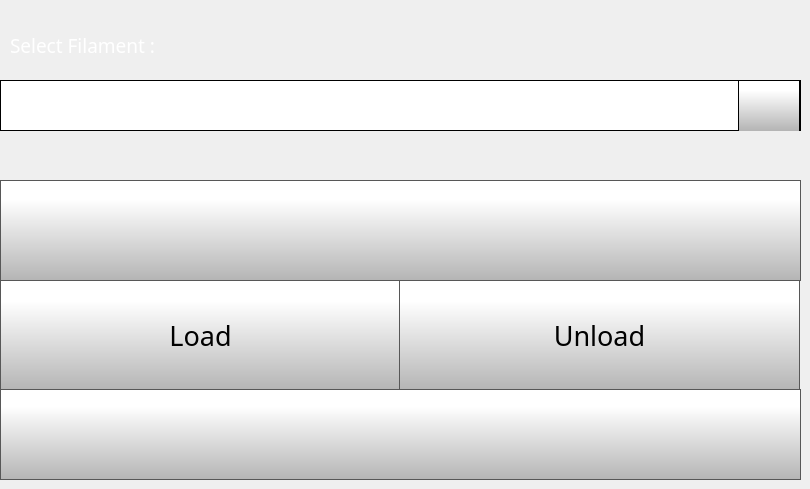
    <widget class="QWidget" name="changeFilamentPage">
     <widget class="QLabel" name="selectFilamentlabel">
      <property name="geometry">
       <rect>
        <x>10</x>
        <y>30</y>
        <width>381</width>
        <height>31</height>
       </rect>
      </property>
      <property name="font">
       <font>
        <family>Gotham Light</family>
        <pointsize>14</pointsize>
        <weight>50</weight>
        <bold>false</bold>
       </font>
      </property>
      <property name="styleSheet">
       <string notr="true">color: rgb(255, 255, 255);</string>
      </property>
      <property name="text">
       <string>Select Filament :</string>
      </property>
     </widget>
     <widget class="QComboBox" name="changeFilamentComboBox">
      <property name="geometry">
       <rect>
        <x>0</x>
        <y>80</y>
        <width>801</width>
        <height>51</height>
       </rect>
      </property>
      <property name="font">
       <font>
        <family>Gotham</family>
        <pointsize>24</pointsize>
       </font>
      </property>
      <property name="styleSheet">
       <string notr="true"> QScrollBar:vertical {
     border: 1px solid black;
border-radius: 5px;
	background-color: rgb(40,40,40);
     width: 80px;
     margin: 70px 0 70px 0;
 }
 QScrollBar::handle:vertical {
border-radius: 5px;
background: qlineargradient(spread:pad, x1:0, y1:1, x2:0, y2:0.188, stop:0 rgba(180, 180, 180, 255), stop:1 rgba(255, 255, 255, 255));
min-height: 20px;
 }
 QScrollBar::add-line:vertical {
     border: 1px solid black;
background: qlineargradient(spread:pad, x1:0, y1:1, x2:0, y2:0.188, stop:0 rgba(180, 180, 180, 255), stop:1 rgba(255, 255, 255, 255));
     height:65px;
border-radius: 5px;
     subcontrol-position: bottom;
     subcontrol-origin: margin;
 }

 QScrollBar::sub-line:vertical {
     border: 1px solid black;
background: qlineargradient(spread:pad, x1:0, y1:1, x2:0, y2:0.188, stop:0 rgba(180, 180, 180, 255), stop:1 rgba(255, 255, 255, 255));
     height: 65px;
border-radius: 5px;
     subcontrol-position: top;
     subcontrol-origin: margin;
 }

QScrollBar::up-arrow:vertical {
 image: url(./templates/img/arrows.png);
    width: 40px;
    height: 40px;
 padding: 5px;
 }
QScrollBar::down-arrow:vertical {
 image: url(./templates/img/arrows-5.png);
    width: 40px;
    height: 40px;
 padding: 5px;
 }

 QScrollBar::add-page:vertical, QScrollBar::sub-page:vertical {
     background: none;
 }

QComboBox {
border: 1px solid black;
    padding: 0px 18px 0px 3px;
    min-width: 6em;

}

QComboBox::item {
	color: rgb(0, 0, 0);
}

QComboBox:editable {
    background: white;
}

QComboBox:!editable, QComboBox::drop-down:editable {
background: white;
}

/* QComboBox gets the &quot;on&quot; state when the popup is open */
QComboBox:!editable:on, QComboBox::drop-down:editable:on {
background: white;
}


QComboBox::drop-down {
border-left: 1px solid black;
border-right: 1px solid black;
	background-color: qlineargradient(spread:pad, x1:0, y1:1, x2:0, y2:0.188, stop:0 rgba(180, 180, 180, 255), stop:1 rgba(255, 255, 255, 255));
    width: 60px;
     height: 50px;

}

QComboBox::down-arrow {

image: url(./templates/img/arrows-5.png);
width: 30px;
height: 30px;

}
</string>
      </property>
      <property name="editable">
       <bool>false</bool>
      </property>
      <property name="maxVisibleItems">
       <number>8</number>
      </property>
      <property name="iconSize">
       <size>
        <width>30</width>
        <height>30</height>
       </size>
      </property>
     </widget>
     <widget class="QPushButton" name="changeFilamentLoadButton">
      <property name="geometry">
       <rect>
        <x>0</x>
        <y>280</y>
        <width>401</width>
        <height>111</height>
       </rect>
      </property>
      <property name="font">
       <font>
        <family>Gotham</family>
        <pointsize>20</pointsize>
       </font>
      </property>
      <property name="styleSheet">
       <string notr="true">QPushButton {
     border: 1px solid rgb(87, 87, 87);
	background-color: qlineargradient(spread:pad, x1:0, y1:1, x2:0, y2:0.188, stop:0 rgba(180, 180, 180, 255), stop:1 rgba(255, 255, 255, 255));


}

QPushButton:pressed {
    background-color: qlineargradient(x1: 0, y1: 0, x2: 0, y2: 1,
                                      stop: 0 #dadbde, stop: 1 #f6f7fa);
}

QPushButton:flat {
    border: none; /* no border for a flat push button */
}

QPushButton:default {
    border-color: navy; /* make the default button prominent */
}

QPushButton:focus {
	outline: none;
}</string>
      </property>
      <property name="text">
       <string>Load</string>
      </property>
      <property name="icon">
       <iconset>
        <normaloff>templates/img/load.png</normaloff>templates/img/load.png</iconset>
      </property>
      <property name="iconSize">
       <size>
        <width>60</width>
        <height>60</height>
       </size>
      </property>
     </widget>
     <widget class="QPushButton" name="toolToggleChangeFilamentButton">
      <property name="geometry">
       <rect>
        <x>0</x>
        <y>180</y>
        <width>801</width>
        <height>101</height>
       </rect>
      </property>
      <property name="minimumSize">
       <size>
        <width>0</width>
        <height>0</height>
       </size>
      </property>
      <property name="font">
       <font>
        <family>Gotham</family>
        <pointsize>30</pointsize>
       </font>
      </property>
      <property name="styleSheet">
       <string notr="true">QPushButton {
     border: 1px solid rgb(87, 87, 87);
	background-color: qlineargradient(spread:pad, x1:0, y1:1, x2:0, y2:0.188, stop:0 rgba(180, 180, 180, 255), stop:1 rgba(255, 255, 255, 255));
}

QPushButton:pressed {
    background-color: qlineargradient(x1: 0, y1: 0, x2: 0, y2: 1,
                                      stop: 0 #dadbde, stop: 1 #f6f7fa);
}

QPushButton:flat {
    border: none; /* no border for a flat push button */
}

QPushButton:default {
    border-color: navy; /* make the default button prominent */
}

QPushButton:focus {
	outline: none;
}</string>
      </property>
      <property name="text">
       <string/>
      </property>
      <property name="icon">
       <iconset>
        <normaloff>templates/img/NozzleSelect_0.png</normaloff>
        <normalon>templates/img/NozzleSelect_1.png</normalon>templates/img/NozzleSelect_0.png</iconset>
      </property>
      <property name="iconSize">
       <size>
        <width>120</width>
        <height>50</height>
       </size>
      </property>
      <property name="checkable">
       <bool>true</bool>
      </property>
      <property name="checked">
       <bool>false</bool>
      </property>
      <property name="autoDefault">
       <bool>false</bool>
      </property>
      <property name="default">
       <bool>false</bool>
      </property>
      <property name="flat">
       <bool>false</bool>
      </property>
     </widget>
     <widget class="QPushButton" name="changeFilamentUnloadButton">
      <property name="geometry">
       <rect>
        <x>399</x>
        <y>280</y>
        <width>401</width>
        <height>111</height>
       </rect>
      </property>
      <property name="font">
       <font>
        <family>Gotham</family>
        <pointsize>20</pointsize>
       </font>
      </property>
      <property name="styleSheet">
       <string notr="true">QPushButton {
     border: 1px solid rgb(87, 87, 87);
	background-color: qlineargradient(spread:pad, x1:0, y1:1, x2:0, y2:0.188, stop:0 rgba(180, 180, 180, 255), stop:1 rgba(255, 255, 255, 255));


}

QPushButton:pressed {
    background-color: qlineargradient(x1: 0, y1: 0, x2: 0, y2: 1,
                                      stop: 0 #dadbde, stop: 1 #f6f7fa);
}

QPushButton:flat {
    border: none; /* no border for a flat push button */
}

QPushButton:default {
    border-color: navy; /* make the default button prominent */
}

QPushButton:focus {
	outline: none;
}</string>
      </property>
      <property name="text">
       <string>Unload</string>
      </property>
      <property name="icon">
       <iconset>
        <normaloff>templates/img/unload.png</normaloff>templates/img/unload.png</iconset>
      </property>
      <property name="iconSize">
       <size>
        <width>60</width>
        <height>60</height>
       </size>
      </property>
     </widget>
     <widget class="QPushButton" name="changeFilamentBackButton">
      <property name="geometry">
       <rect>
        <x>0</x>
        <y>389</y>
        <width>801</width>
        <height>91</height>
       </rect>
      </property>
      <property name="minimumSize">
       <size>
        <width>0</width>
        <height>0</height>
       </size>
      </property>
      <property name="font">
       <font>
        <family>Gotham Light</family>
        <pointsize>9</pointsize>
       </font>
      </property>
      <property name="styleSheet">
       <string notr="true">QPushButton {
     border: 1px solid rgb(87, 87, 87);
	background-color: qlineargradient(spread:pad, x1:0, y1:1, x2:0, y2:0.188, stop:0 rgba(180, 180, 180, 255), stop:1 rgba(255, 255, 255, 255));


}

QPushButton:pressed {
    background-color: qlineargradient(x1: 0, y1: 0, x2: 0, y2: 1,
                                      stop: 0 #dadbde, stop: 1 #f6f7fa);
}

QPushButton:flat {
    border: none; /* no border for a flat push button */
}

QPushButton:default {
    border-color: navy; /* make the default button prominent */
}

QPushButton:focus {
	outline: none;
}</string>
      </property>
      <property name="text">
       <string/>
      </property>
      <property name="icon">
       <iconset>
        <normaloff>templates/img/arrows-4.png</normaloff>templates/img/arrows-4.png</iconset>
      </property>
      <property name="iconSize">
       <size>
        <width>50</width>
        <height>50</height>
       </size>
      </property>
      <property name="checkable">
       <bool>false</bool>
      </property>
      <property name="autoDefault">
       <bool>false</bool>
      </property>
      <property name="default">
       <bool>false</bool>
      </property>
      <property name="flat">
       <bool>false</bool>
      </property>
     </widget>
    </widget>
